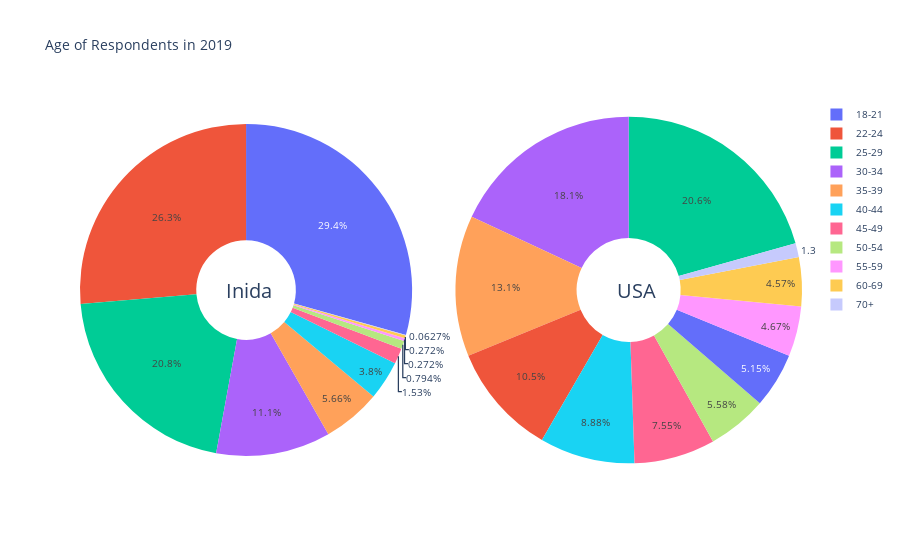

The notebook cell saved with this chart:
### Markdown cell above
India tops the table followed by USA.In fact these two countries makes almost half the population in this survey, which means we have healthy sample to analyze these two countries.

Let's begin our comparision now.

### 2. Age Distribution

### Code cell
india_Age = pd.DataFrame(df[df['Q3']=='India']['Q1'].value_counts())
usa_Age = pd.DataFrame(df[df['Q3']=='USA']['Q1'].value_counts())


pie_india = go.Pie(labels=india_Age.index,values=india_Age['Q1'],name="India",hole=0.3,domain={'x': [0,0.46]})
pie_USA = go.Pie(labels=usa_Age.index,values=usa_Age['Q1'],name="USA",hole=0.3,domain={'x': [0.52,1]})

layout = dict(title = 'Age of Respondents in 2019', font=dict(size=10), legend=dict(orientation="v"),
              annotations = [dict(x=0.2, y=0.5, text='Inida', showarrow=False, font=dict(size=20)),
                             dict(x=0.8, y=0.5, text='USA', showarrow=False, font=dict(size=20)) ])

fig = dict(data=[pie_india, pie_USA], layout=layout)
py.iplot(fig)

### Figure 1 — Plotly figure (JSON) as saved in the notebook; plotly's stock layout.template omitted (floating-point values rounded to 4 significant figures)
{"data": [{"domain": {"x": [0, 0.46]}, "hole": 0.3, "labels": ["18-21", "22-24", "25-29", "30-34", "35-39", "40-44", "45-49", "50-54", "55-59", "60-69", "70+"], "name": "India", "type": "pie", "values": [1405, 1261, 994, 533, 271, 182, 73, 38, 13, 13, 3]}, {"domain": {"x": [0.52, 1]}, "hole": 0.3, "labels": ["25-29", "30-34", "35-39", "22-24", "40-44", "45-49", "50-54", "18-21", "55-59", "60-69", "70+"], "name": "USA", "type": "pie", "values": [637, 557, 405, 323, 274, 233, 172, 159, 144, 141, 40]}], "layout": {"annotations": [{"font": {"size": 20}, "showarrow": false, "text": "Inida", "x": 0.2, "y": 0.5}, {"font": {"size": 20}, "showarrow": false, "text": "USA", "x": 0.8, "y": 0.5}], "font": {"size": 10}, "legend": {"orientation": "v"}, "title": {"text": "Age of Respondents in 2019"}}}
